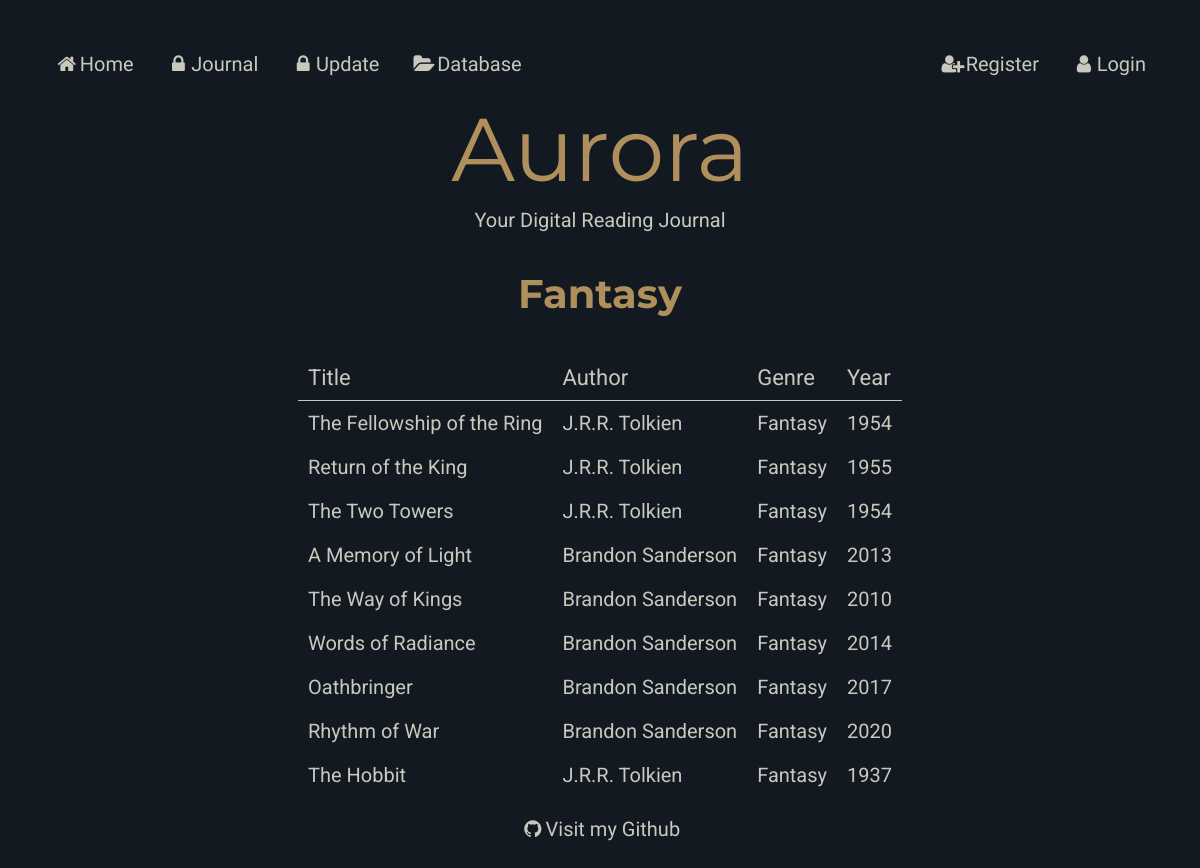
/genre/Fantasy, run on the app's committed database.
### models.py (models this page shows)
class Genres (db.Model):
    __tablename__ = "Genres"
    genreid = db.Column(db.Integer, primary_key=True)
    name = db.Column(db.String(80))
    description = db.Column(db.String(80))
    books = db.relationship("Books", secondary=BooksGenres, back_populates="genres")

class Books (db.Model):
    __tablename__ = "Books"
    bookid = db.Column(db.Integer, primary_key=True)
    title = db.Column(db.String(80))
    synopsis = db.Column(db.String(80))
    year = db.Column(db.String(80))
    authors = db.relationship("Authors", secondary=BooksAuthors, back_populates="books" )
    users = db.relationship("Users", secondary=BooksUsers, back_populates="books")
    genres = db.relationship("Genres", secondary=BooksGenres, back_populates="books")

### main.py (the view)
@app.route('/genre/<name>')
def genre(name):
    genre = models.Genres.query.filter_by(name=name).first_or_404()
    return render_template('genre.html', genre=genre, page_title=genre.name)

### main.py (called while the page is built)
@app.context_processor
def add_current_user():
    if session.get('user'): #  if a user is logged in
        return dict(current_user=models.Users.query.get(session['user'])) #  current user is equal to userinfo of user session
    return dict(current_user=None) #  otherwise current user is none

### templates/genre.html
{% extends 'layout.html' %}
{% block content %}
<h1>{{genre.name}}</h1>
<table>
    <tr>
        <th colspan = 1>Title</th>
        <th colspan = 1>Author</th>
        <th colspan = 1>Genre</th>
        <th colspan = 1>Year</th>
    </tr>
    {% for book in genre.books %}
    <tr>
        <td><a href="/book/{{ book.title }}">{{ book.title }}</a></td>
        <td><a href="/author/{{book.authors|join(', ', attribute='name') }}">{{ book.authors|join(', ', attribute='name') }}</a></td>
        <td><a href="/genre/{{book.genres|join(', ', attribute='name') }}">{{ book.genres|join(', ', attribute='name') }}</a></td>
        <td>{{ book.year }} </td>
    </tr>
    {% endfor%}
</table>
{% endblock %}

### static/styles.css (style rules this page uses)
:root { --bg-color: #131921; --main-color: #af8f5c; --sub-color: #3a506c; --text-color: #c9c8bf; --button-color-green: #2E8B57; --button-color-red: #B22222; --font-aurora: "Montserrat"; --font-header: "Montserrat"; --font-body: "Roboto"; --font-nav: "Julius Sans One"; }
html { height: 100%; }
body { font-family: var(--font-body); color: var(--text-color) ; font-size: 20px; background-color: var(--bg-color); padding: 30px; text-align: center; min-height: 100%; }
h1 { font-family: var(--font-header); color: var(--main-color) ; padding: 10px; }
table { border-collapse: collapse; margin: auto; text-align: left; }
th, td { text-align: left; padding: 10px; }
tr { text-align: left; }
th { font-family: var(--font-body);; font-weight: normal; font-size: 110%; color: var(--text-color); border-bottom: thin solid var(--text-color); }
a:link { color: var(--text-color); background-color: transparent; text-decoration: none; cursor: pointer; }

### data on the page
Genres: name "Fantasy"
Books: title "The Fellowship of the Ring", authors "J.R.R. Tolkien", genres "Fantasy", year "1954"
Books: title "Return of the King", authors "J.R.R. Tolkien", genres "Fantasy", year "1955"
Books: title "The Two Towers", authors "J.R.R. Tolkien", genres "Fantasy", year "1954"
Books: title "A Memory of Light", authors "Brandon Sanderson", genres "Fantasy", year "2013"
Books: title "The Way of Kings", authors "Brandon Sanderson", genres "Fantasy", year "2010"
Books: title "Words of Radiance", authors "Brandon Sanderson", genres "Fantasy", year "2014"
Books: title "Oathbringer", authors "Brandon Sanderson", genres "Fantasy", year "2017"
Books: title "Rhythm of War", authors "Brandon Sanderson", genres "Fantasy", year "2020"
Books: title "The Hobbit", authors "J.R.R. Tolkien", genres "Fantasy", year "1937"
